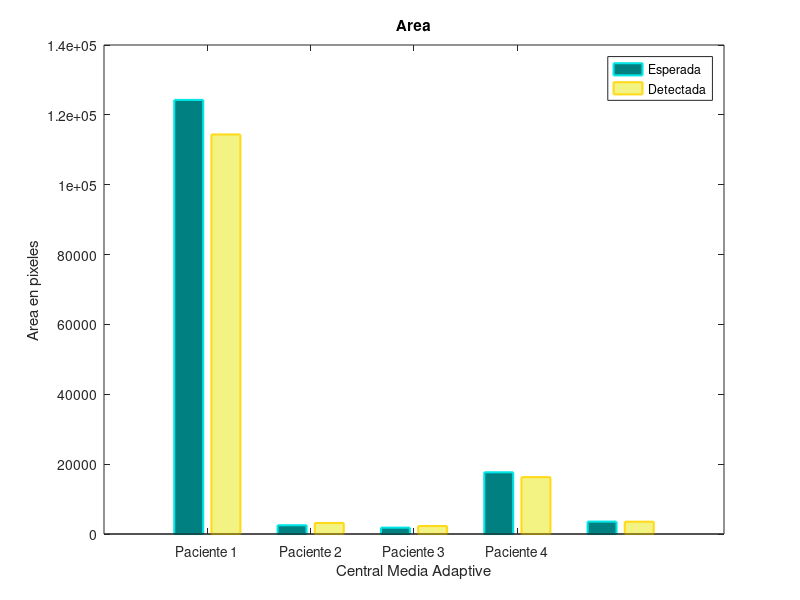

Source code (MATLAB):
y = [124274 114382; 2505 3153; 1817 2280; 17667 16284; 3545 3516];
fig=figure();
a=bar(y);
set(a(1),'FaceColor',[0 .5 .5],'EdgeColor',[0 .9 .9],'LineWidth',1.5);
set(a(2),'FaceColor',[0.949, 0.952, 0.509],'EdgeColor',[1, 0.850, 0.101],'LineWidth',1.5);
XTickLabel=({'Paciente 1' ; 'Paciente 2'; 'Paciente 3';'Paciente 4'; 'Paciente 5'});
XTick=[1 2 3 4]
set(gca, 'XTick',XTick);
set(gca, 'XTickLabel', XTickLabel);
set(gca, 'XTickLabelRotation', 45);
legend('Esperada','Detectada')

title('Area')
xlabel('Central Media Adaptive')
ylabel('Area en pixeles')